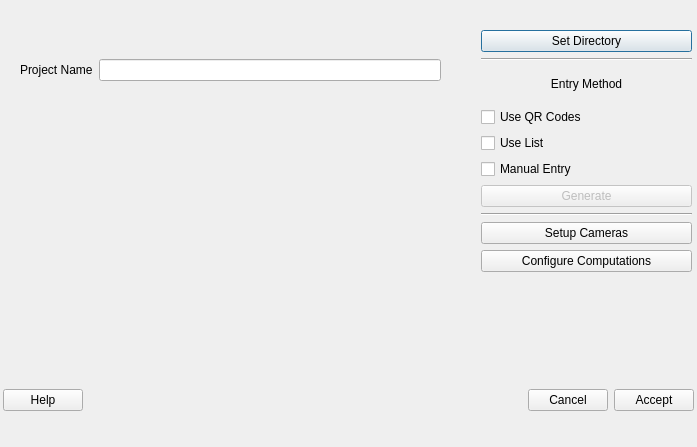
<?xml version="1.0" encoding="UTF-8"?>
<ui version="4.0">
 <class>NewProject</class>
 <widget class="QDialog" name="NewProject">
  <property name="geometry">
   <rect>
    <x>0</x>
    <y>0</y>
    <width>697</width>
    <height>447</height>
   </rect>
  </property>
  <property name="windowTitle">
   <string>Dialog</string>
  </property>
  <widget class="QWidget" name="verticalLayoutWidget">
   <property name="geometry">
    <rect>
     <x>481</x>
     <y>30</y>
     <width>211</width>
     <height>242</height>
    </rect>
   </property>
   <layout class="QVBoxLayout" name="verticalLayout">
    <item>
     <widget class="QPushButton" name="SetDirectory">
      <property name="text">
       <string>Set Directory</string>
      </property>
     </widget>
    </item>
    <item>
     <widget class="Line" name="line">
      <property name="orientation">
       <enum>Qt::Horizontal</enum>
      </property>
     </widget>
    </item>
    <item>
     <widget class="QLabel" name="label">
      <property name="text">
       <string>Entry Method</string>
      </property>
      <property name="alignment">
       <set>Qt::AlignCenter</set>
      </property>
     </widget>
    </item>
    <item>
     <layout class="QVBoxLayout" name="verticalLayout_2">
      <item>
       <widget class="QCheckBox" name="qrBox">
        <property name="text">
         <string>Use QR Codes</string>
        </property>
       </widget>
      </item>
      <item>
       <widget class="QCheckBox" name="listBox">
        <property name="text">
         <string>Use List</string>
        </property>
       </widget>
      </item>
      <item>
       <widget class="QCheckBox" name="manualBox">
        <property name="text">
         <string>Manual Entry</string>
        </property>
       </widget>
      </item>
      <item>
       <widget class="QPushButton" name="Generate">
        <property name="enabled">
         <bool>false</bool>
        </property>
        <property name="text">
         <string>Generate</string>
        </property>
       </widget>
      </item>
      <item>
       <widget class="Line" name="line_2">
        <property name="orientation">
         <enum>Qt::Horizontal</enum>
        </property>
       </widget>
      </item>
      <item>
       <widget class="QPushButton" name="SetupCameras">
        <property name="text">
         <string>Setup Cameras</string>
        </property>
       </widget>
      </item>
      <item>
       <widget class="QPushButton" name="Config">
        <property name="text">
         <string>Configure Computations</string>
        </property>
       </widget>
      </item>
     </layout>
    </item>
   </layout>
  </widget>
  <widget class="QWidget" name="horizontalLayoutWidget">
   <property name="geometry">
    <rect>
     <x>20</x>
     <y>30</y>
     <width>421</width>
     <height>80</height>
    </rect>
   </property>
   <layout class="QHBoxLayout" name="horizontalLayout">
    <item>
     <widget class="QLabel" name="label_2">
      <property name="text">
       <string>Project Name</string>
      </property>
     </widget>
    </item>
    <item>
     <widget class="QLineEdit" name="projectName"/>
    </item>
   </layout>
  </widget>
  <widget class="QWidget" name="horizontalLayoutWidget_2">
   <property name="geometry">
    <rect>
     <x>3</x>
     <y>360</y>
     <width>691</width>
     <height>80</height>
    </rect>
   </property>
   <layout class="QHBoxLayout" name="horizontalLayout_2">
    <item>
     <widget class="QPushButton" name="pushButton_6">
      <property name="text">
       <string>Help</string>
      </property>
     </widget>
    </item>
    <item>
     <spacer name="horizontalSpacer">
      <property name="orientation">
       <enum>Qt::Horizontal</enum>
      </property>
      <property name="sizeHint" stdset="0">
       <size>
        <width>40</width>
        <height>20</height>
       </size>
      </property>
     </spacer>
    </item>
    <item>
     <widget class="QPushButton" name="pushButton_5">
      <property name="text">
       <string>Cancel</string>
      </property>
     </widget>
    </item>
    <item>
     <widget class="QPushButton" name="pushButton_4">
      <property name="text">
       <string>Accept</string>
      </property>
     </widget>
    </item>
   </layout>
  </widget>
 </widget>
 <resources/>
 <connections/>
</ui>
